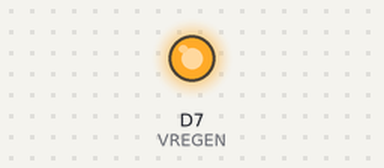
The sketch below on a simulated Arduino Zero (SAMD21). Parts: output pins drawn as LEDs (lit = HIGH). What the sketch prints to the serial monitor is not drawn.

Above: at 0.1 s.
Timing chart, 0 to 1.8 s (numbered marks = the images above):
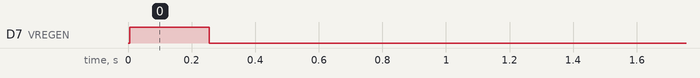

The sketch:

BT_Setup.ino
```cpp
/*
 * Bluetooth Setup Program for Wheatley Personal Assistant: Featuring the Amazon Echo Dot v3
 *   by Steve Turner (arduinokiln@gmail.com)
 */

// Include all libraries
#include <wiring_private.h>  // Needed for SERCOM (extra UART serial port)

// Setup defines for hardware pins (CHANGE THESE TO MATCH YOUR SETUP)
#define BTRXPIN  5  // Bluetooth serial receive pin.  DON'T CHANGE.
#define BTTXPIN  6  // Bluetooth serial transmit pin.  DON'T CHANGE.
#define VREGEN   7  // VREGEN pin on bluetooth module

// Setup extra serial port on Arduino Nano IOT
Uart serialBT(&sercom0, BTRXPIN, BTTXPIN, SERCOM_RX_PAD_1, UART_TX_PAD_0);

void SERCOM0_Handler() {  // Attach the interrupt handler to the SERCOM
  serialBT.IrqHandler();
}

  //****************************************************************************************************************************
 //  SETUP: Initial setup (runs once during start)
//******************************************************************************************************************************
void setup() {

  // Setup pin modes
  pinMode(VREGEN, OUTPUT);

  // Reassign pins to SERCOM (extra serial port)
  pinPeripheral(BTRXPIN, PIO_SERCOM_ALT);  // RX for bluetooth
  pinPeripheral(BTTXPIN, PIO_SERCOM_ALT);  // TX for bluetooth

  // Startup all serial ports
  Serial.begin(9600);   // USB port
  serialBT.begin(9600); // Bluetooth

  // Enable bluetooth module by putting voltage to VREGEN pin at least 5ms after power is applied
  delay(5);
  digitalWrite(VREGEN, HIGH);
  delay(250);
  digitalWrite(VREGEN, LOW);
  delay(5000);

  // Return to factory default
  btCommand("RESTORE");
  btCommand("WRITE");
  btCommand("RESET");
  delay(5000);

  // Change settings
  btCommand("SET AUTOCONN=1");
  btCommand("SET CLASSIC_ROLE=1");
  btCommand("SET ENABLE_HFP=OFF");
  btCommand("SET NAME=WHEATLEY");

  // Save
  btCommand("WRITE");

  Serial.println("Done");

}

  //****************************************************************************************************************************
 //  LOOP: Main loop (continuous)
//******************************************************************************************************************************
void loop() {


}

  //****************************************************************************************************************************
 //  BTCOMMAND: Send command to bluetooth module
//******************************************************************************************************************************
void btCommand(String myString) {

  Serial.println(myString + " ...");
  serialBT.print(myString + "\r");
  delay(500);
  while(serialBT.available()) {
    Serial.print(char(serialBT.read()));
    delay(25);
  }
  Serial.println("");

}
```
